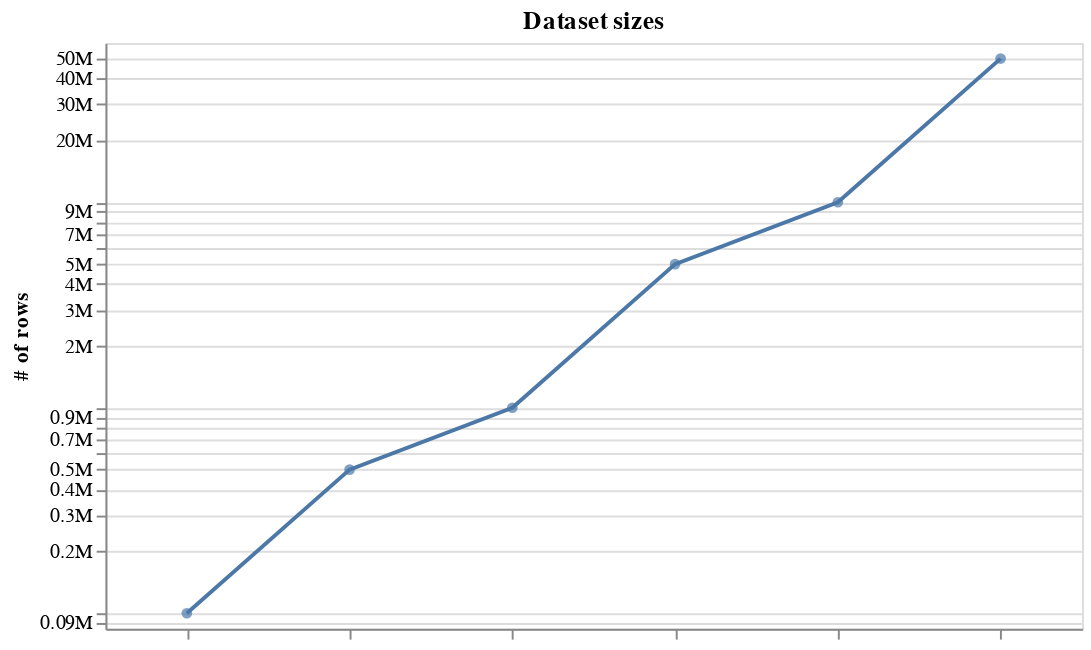

The code cell stored with this chart in its notebook:
### Markdown cell above
## Dataset Size

### Code cell
dataset_size = (
    df["limit"].unique().to_frame().with_columns(index=pl.col("limit").rank())
)

x = alt.Chart(dataset_size).encode(
    x=alt.X("index:O", axis=alt.Axis(labels=False, grid=False, title="")),
    y=alt.Y(
        "limit:Q",
        axis=alt.Axis(labelExpr='datum.value / 1E6 + "M"', tickCount=5),
        title="# of rows",
        scale=alt.Scale(type="log", domainMin=100_000, padding=8),
    ),
)
c = (
    (x.mark_point(filled=True) + x.mark_line())
    .properties(title="Dataset sizes")
    .properties(width=500)
)
c.save(IMG_DIR / "dataset_sizes.png", dpi=200)
c

### Figure 1 — Vega-Lite specification as saved in the notebook (floating-point values rounded to 4 significant figures)
{"usermeta": {"embedOptions": {"theme": "carbong10"}}, "config": {"view": {"continuousWidth": 300, "continuousHeight": 300}}, "layer": [{"mark": {"type": "point", "filled": true}, "encoding": {"x": {"axis": {"grid": false, "labels": false, "title": ""}, "field": "index", "type": "ordinal"}, "y": {"axis": {"labelExpr": "datum.value / 1E6 + \"M\"", "tickCount": 5}, "field": "limit", "scale": {"domainMin": 100000, "padding": 8, "type": "log"}, "title": "# of rows", "type": "quantitative"}}}, {"mark": {"type": "line"}, "encoding": {"x": {"axis": {"grid": false, "labels": false, "title": ""}, "field": "index", "type": "ordinal"}, "y": {"axis": {"labelExpr": "datum.value / 1E6 + \"M\"", "tickCount": 5}, "field": "limit", "scale": {"domainMin": 100000, "padding": 8, "type": "log"}, "title": "# of rows", "type": "quantitative"}}}], "data": {"name": "data-296a338a00e9d7d2b29f3eb42a4a5da0"}, "title": "Dataset sizes", "width": 500, "$schema": "https://vega.github.io/schema/vega-lite/v5.20.1.json", "datasets": {"data-296a338a00e9d7d2b29f3eb42a4a5da0": [{"limit": 100000, "index": 1.0}, {"limit": 500000, "index": 2.0}, {"limit": 1000000, "index": 3.0}, {"limit": 5000000, "index": 4.0}, {"limit": 10000000, "index": 5.0}, {"limit": 50000000, "index": 6.0}]}}
